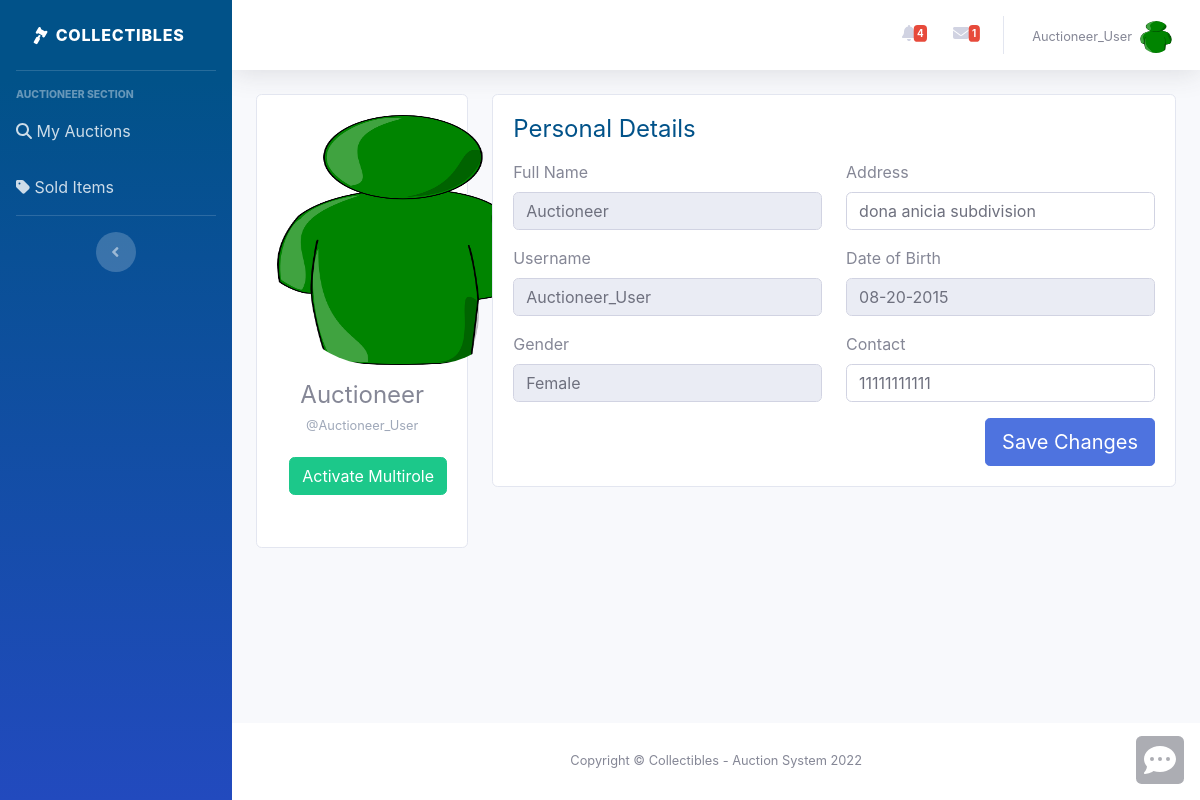
Screenshot of /profile.php (signed in) with the database file from the repository.
### tables this page shows
CREATE TABLE `users` (
  `id` int(11) NOT NULL,
  `name` varchar(255) NOT NULL,
  `address` varchar(255) NOT NULL,
  `username` varchar(50) NOT NULL,
  `password` varchar(255) NOT NULL,
  `date_of_birth` datetime DEFAULT NULL,
  `gender` varchar(255) NOT NULL,
  `contact` varchar(255) DEFAULT NULL,
  `role` varchar(255) NOT NULL,
  `avatar` text NOT NULL,
  `subscription` varchar(255) DEFAULT NULL,
  `payment_option` varchar(255) DEFAULT NULL,
  `date_added` datetime DEFAULT current_timestamp(),
  `alert_status` tinyint(1) DEFAULT 0,
  `message_status` tinyint(1) DEFAULT 0,
  `alert_unread_count` int(11) DEFAULT 0,
  `message_unread_count` int(11) DEFAULT 0
);

### profile.php (the view, shortened to what this page needs)
<?php
    require_once "config.php";
    $user_id = trim($_SESSION["id"]);
    $sql = "SELECT * FROM users WHERE id = $user_id";
    $result = mysqli_query($link, $sql);
    $currentUser = $result->fetch_array(MYSQLI_ASSOC);
?>
<!DOCTYPE html>
<html lang="en">
<?php include 'header.php'; ?>
<body id="page-top">
    <div id="wrapper">
        <?php include 'sidebar.php'; ?>
        <div id="content-wrapper" class="d-flex flex-column">
            <div id="content">
                <?php include 'navbar.php'; ?>
                <div class="container-fluid">
                        <div class="row gutters">
                            <div class="col-xl-3 col-lg-3 col-md-12 col-sm-12 col-12">
                                <div class="card">
                                    <div class="card-body">
                                        <div class="account-settings">
                                            <div class="user-profile">
                                                <div class="user-avatar">
                                                    <img src="assets/uploads/<?php echo $currentUser['avatar'] ?>" alt="<?php echo $user['name']; ?>">
                                                </div>
                                                <h4 class="user-name">
                                                    <?php echo $currentUser['name']; ?>
                                                </h4>
                                                <h6 class="user-email">
                                                    @<?php echo ucwords($currentUser['username']); ?>
                                                </h6>
                                                <?php if ($currentUser['role'] == 2) { ?>
                                                    <form action="services.php" method="POST">
                                                        <div class="col-xl-12 col-lg-12 col-md-12 col-sm-12 col-12 mt-4">
                                                            <div>
                                                                <input type="submit" name="activate_multirole" class="btn btn-md btn-success" value="Activate Multirole">
                                                            </div>
                                                        </div>
                                                    </form>
                                                <?php  } ?>
                                            </div>
                                        </div>
                                    </div>
                                </div>
                            </div>
                            <div class="col-xl-9 col-lg-9 col-md-12 col-sm-12 col-12">
                                <div class="card">
                                    <div class="card-body">
                                        <form action="services.php" method="POST">
                                            <div class="row gutters">
                                                <div class="col-xl-12 col-lg-12 col-md-12 col-sm-12 col-12">
                                                    <h4 class="mb-3 text-primary">Personal Details</h4>
                                                </div>
                                                <div class="col-xl-6 col-lg-6 col-md-6 col-sm-6 col-12">
                                                    <div class="form-group">
                                                        <label>Full Name</label>
                                                        <input type="text" class="form-control" name="name" placeholder="Enter full name" value="<?php echo $currentUser['name']; ?>" readonly>
                                                    </div>
                                                </div>
                                                <div class="col-xl-6 col-lg-6 col-md-6 col-sm-6 col-12">
                                                    <div class="form-group">
                                                        <label>Address</label>
                                                        <input type="text" class="form-control" name="address" placeholder="Enter address" value="<?php echo $currentUser['address']; ?>" required>
                                                    </div>
                                                </div>
                                                <div class="col-xl-6 col-lg-6 col-md-6 col-sm-6 col-12">
                                                    <div class="form-group">
                                                        <label>Username</label>
                                                        <input type="text" class="form-control" name="username" placeholder="Enter Username" value="<?php echo $currentUser['username']; ?>" readonly>
                                                    </div>
                                                </div>
                                                <div class="col-xl-6 col-lg-6 col-md-6 col-sm-6 col-12">
                                                    <div class="form-group">
                                                        <label>Date of Birth</label>
                                                        <input type="text" class="form-control" name="date_of_birth" placeholder="Enter date of birth" value="<?php echo date('m-d-Y', strtotime($currentUser['date_of_birth'])); ?>" readonly>
                                                    </div>
                                                </div>
                                                <div class="col-xl-6 col-lg-6 col-md-6 col-sm-6 col-12">
                                                    <div class="form-group">
                                                        <label>Gender</label>
                                                        <input type="text" class="form-control" name="gender" placeholder="Enter gender" value="<?php echo $currentUser['gender']; ?>" readonly>
                                                    </div>
                                                </div>
                                                <div class="col-xl-6 col-lg-6 col-md-6 col-sm-6 col-12">
                                                    <div class="form-group">
                                                        <label>Contact</label>
                                                        <input type="text" class="form-control" name="contact" placeholder="Enter contact number" value="<?php echo $currentUser['contact']; ?>" required>
                                                    </div>
                                                </div>
                                            </div>
                                            <div class="row gutters">
                                                <div class="col-xl-12 col-lg-12 col-md-12 col-sm-12 col-12">
                                                    <div class="text-right">
                                                        <input type="submit" name="update_user" class="btn btn-lg btn-primary" value="Save Changes">
                                                    </div>
                                                </div>
                                            </div>
                                        </form>
                                    </div>
                                </div>
                            </div>
                        </div>
                </div>
            </div>
            <?php include 'footer.php'; ?>
        </div>
    </div>
    <?php include 'background.php';  ?>
</body>
</html>

### alerts.php (shortened to what this page needs)
<?php
    require_once "config.php";
    $current_user = trim($_SESSION["id"]);
    $user_sql = "SELECT * FROM users WHERE id = $current_user";
    $user_query = mysqli_query($link, $user_sql);
    $user = $user_query->fetch_array(MYSQLI_ASSOC);
    $thread_count = $link->query("SELECT * from thread where concat('[',REPLACE(user_ids,',','],['),']') like '%[{$_SESSION['login_id']}]%' ");
?>
<li class="nav-item dropdown no-arrow mx-1">
    <a class="nav-link dropdown-toggle" data-user-id="<?php echo $current_user; ?>"  href="#" id="alertsDropdown" role="button" data-toggle="dropdown" aria-haspopup="true" aria-expanded="false">
        <i class="fas fa-bell fa-fw"></i>
        <?php if ($user['alert_status'] == 0) { ?>
            <span class="badge badge-danger badge-counter">
                <?php echo $user['alert_unread_count']; ?>
            </span>
        <?php } ?>
    </a>
</li>
<li class="nav-item dropdown no-arrow mx-1">
    <a class="nav-link dropdown-toggle" data-user-id="<?php echo $current_user; ?>"  href="#" id="messagesDropdown" role="button" data-toggle="dropdown" aria-haspopup="true" aria-expanded="false">
        <i class="fas fa-envelope fa-fw"></i>
        <?php if ($user['message_status'] == 0) { ?>
            <span class="badge badge-danger badge-counter">
                <?php echo count($thread_count->fetch_all()); ?>
            </span>
        <?php } ?>
    </a>
        <?php
            $thread = $link->query("SELECT * from thread where concat('[',REPLACE(user_ids,',','],['),']') like '%[{$_SESSION['login_id']}]%' ");
            while ($row = $thread->fetch_array()) :
                $user = $link->query("SELECT * FROM users where id in ({$row['user_ids']}) and id!= {$_SESSION['login_id']} ")->fetch_array();
        ?>
        <?php endwhile; ?>
</li>

### rows the page displays
users: alert_unread_count "4", avatar (picture), name "Auctioneer", username "Auctioneer_User", address "dona anicia subdivision", date_of_birth "08-20-2015", gender "Female", contact "11111111111"

### other values shown
count($thread_count->fetch_all()) "1"
$_SESSION["username"] "Auctioneer_User"
